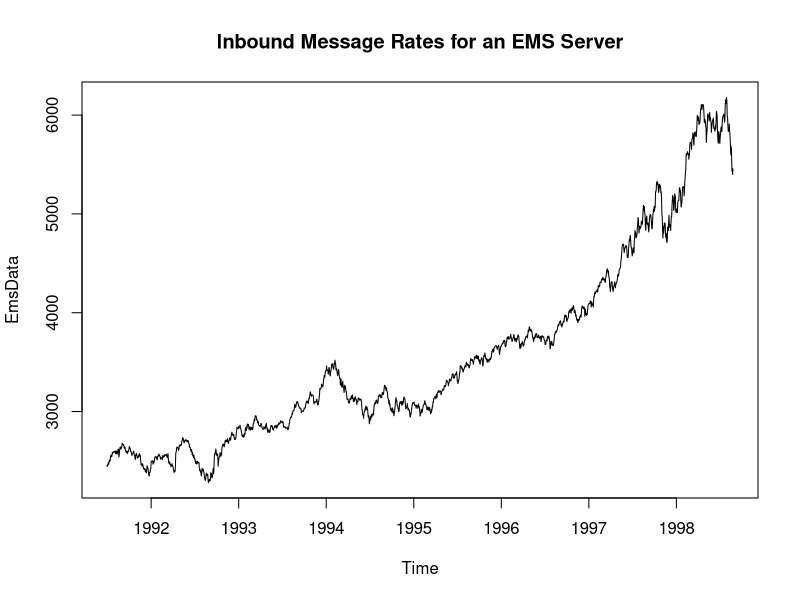
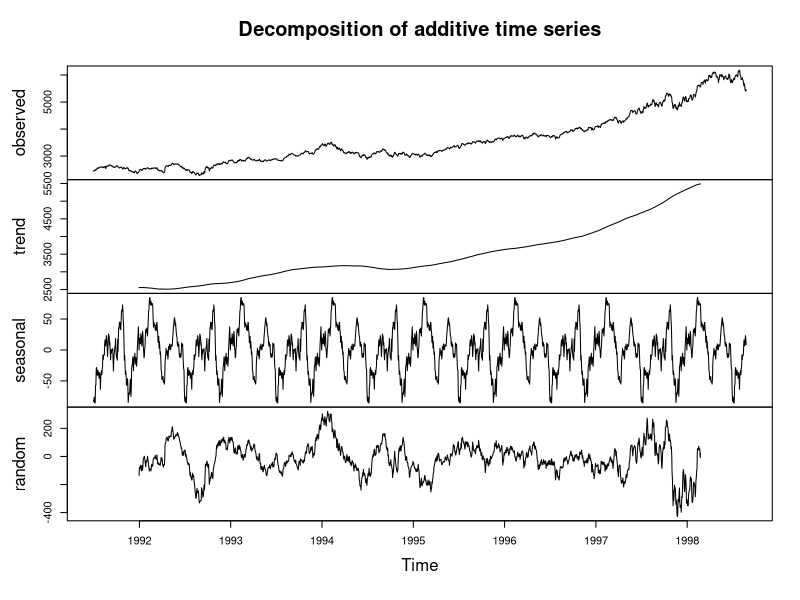
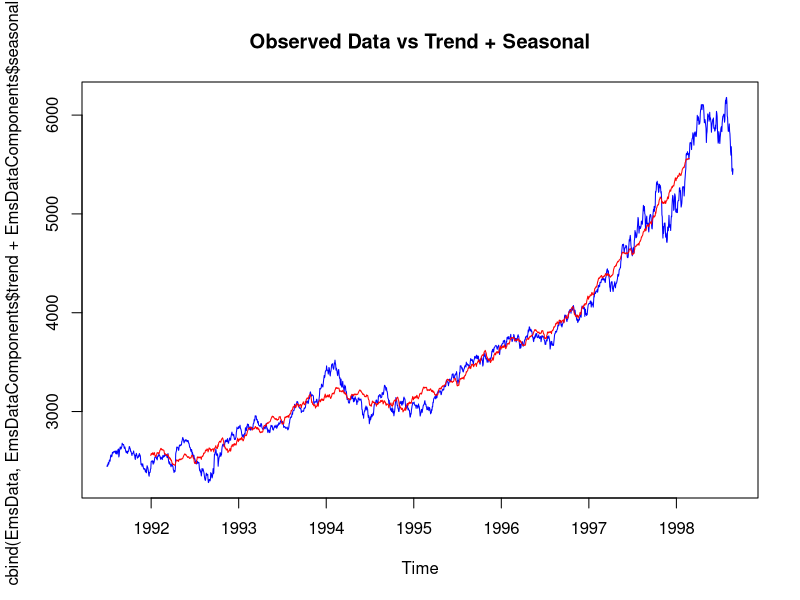
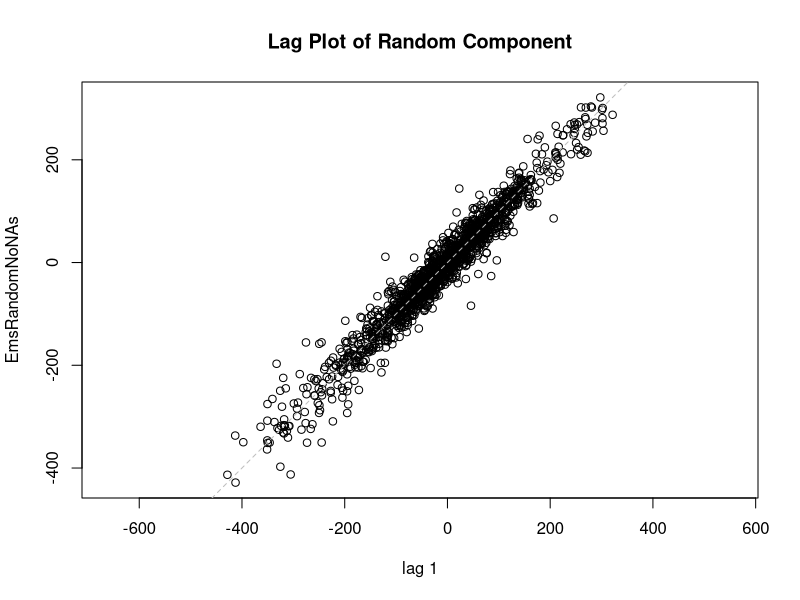
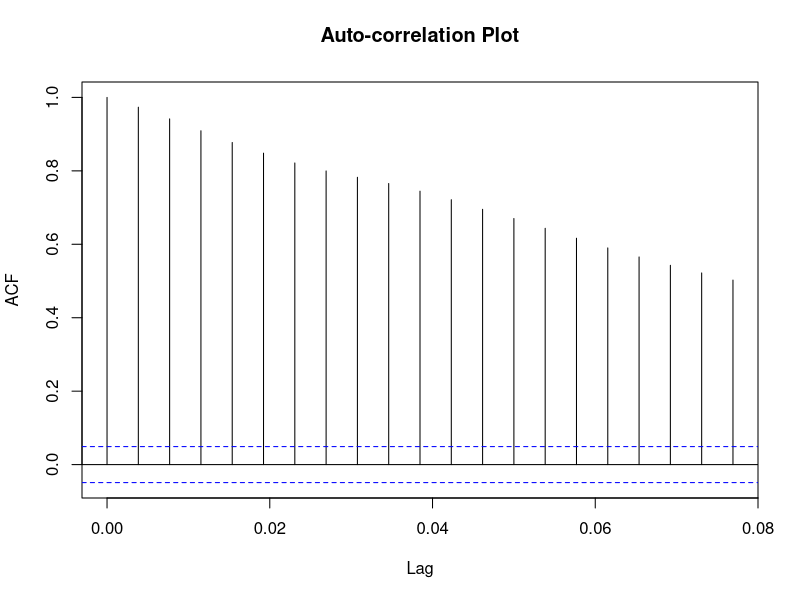
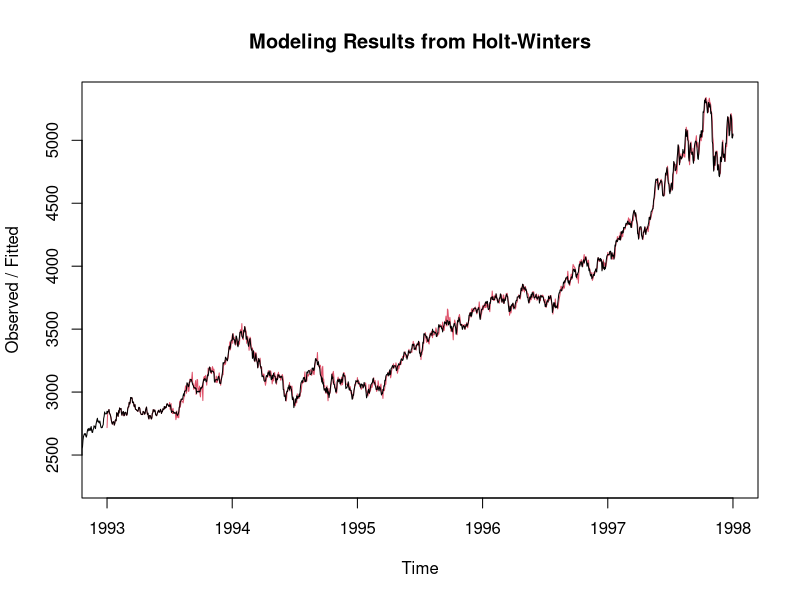
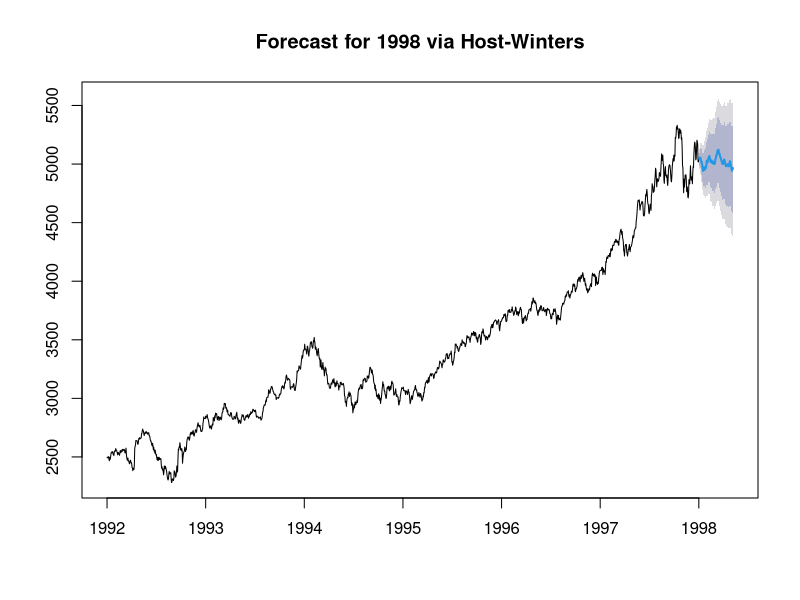
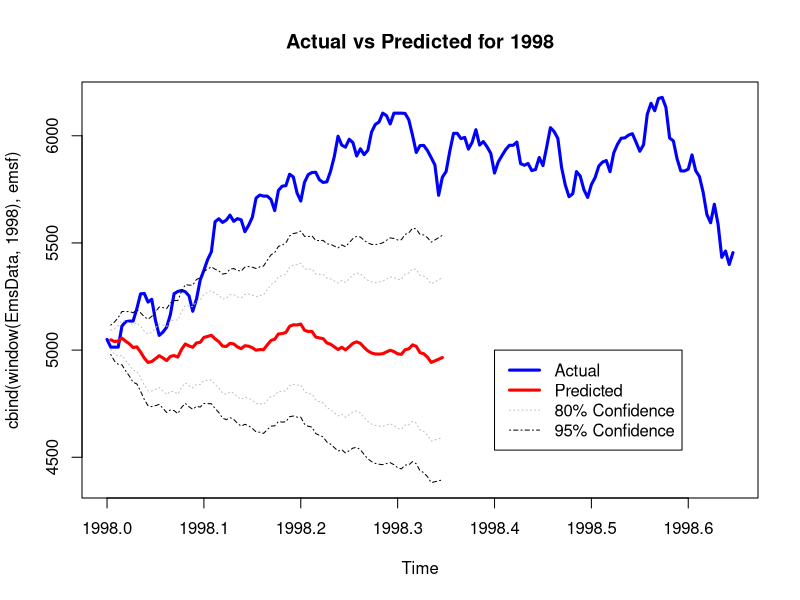

Generate these figures, in order, with R:
## ---- chunk 1
## bindings from an RtvDraw html fragment
rtviewDataServer <- "rtvdemos-163.sl.com"
queryColumns <- "time_stamp;pendingMessageCount;inboundMessageRate;outboundMessageRate"  # set analysis column
cacheName <- "EmsQueueTotalsByServer"
filterColumn <- "URL"
filterValue <- "tcp://VMIRIS1023:7222"
## ---- chunk 2
library(forecast)
library(ggplot2)
library(tseries)
## ---- chunk 3
# The following lines fetch history data from an RTView dataserver:
#source("sl_utils.R")
#EmsData <- getCacheHistory(dataserver,cacheName, "simdata_rtvquery", fcol=filterColumn,fval=filterValue,dayOffset=730,ndays=730,cols=columns)
#EmsData <- ts(EmsData$inboundMessageRate, start=EmsData$time_stamp[1], deltat=15*60

# get a test time series 2 years or longer to demo analytics with R
EmsData <- EuStockMarkets[,"FTSE"]
names(EmsData) <- c("inboundMessageRate")
plot(EmsData, main="Inbound Message Rates for an EMS Server")

## ---- chunk 4
EmsDataComponents <- decompose(EmsData)
plot(EmsDataComponents)
## ---- chunk 5
plot(cbind(EmsData,EmsDataComponents$trend + EmsDataComponents$seasonal),
     plot.type="single", col=c("blue", "red"), main="Observed Data vs Trend + Seasonal")
## ---- chunk 6
EmsRandomNoNAs <- na.omit(EmsDataComponents$random)
lag.plot(EmsRandomNoNAs, main="Lag Plot of Random Component")
## ---- chunk 7
acf(EmsRandomNoNAs, lag.max=20, main="Auto-correlation Plot")
## ---- chunk 8
emsData92to98 <- window(EmsData,1992,1998)
emsHoltWinters = HoltWinters(emsData92to98)
plot(emsHoltWinters,main="Modeling Results from Holt-Winters")
## ---- chunk 9
emsForecast = forecast(emsHoltWinters, h=90)
plot(emsForecast,main="Forecast for 1998 via Host-Winters")
## ---- chunk 10
emsf <- emsForecast$mean
emsf <- cbind(emsf, ts(emsForecast$lower,deltat=deltat(emsf),start=start(emsf)))
emsf <- cbind(emsf, ts(emsForecast$upper,deltat=deltat(emsf),start=start(emsf)))

color.scale <- c("blue", "red", "grey", "black", "grey", "black")
line.types <- c(1,1,3,4,3,4)
line.widths <- c(3,3,1,1,1,1)
plot(cbind(window(EmsData,1998),emsf),plot.type="single",col=color.scale, lty=line.types, lwd=line.widths, main="Actual vs Predicted for 1998")
legend(1998.4, 5000, legend=c("Actual","Predicted","80% Confidence","95% Confidence"), col=color.scale,lty=line.types,lwd=line.widths)
